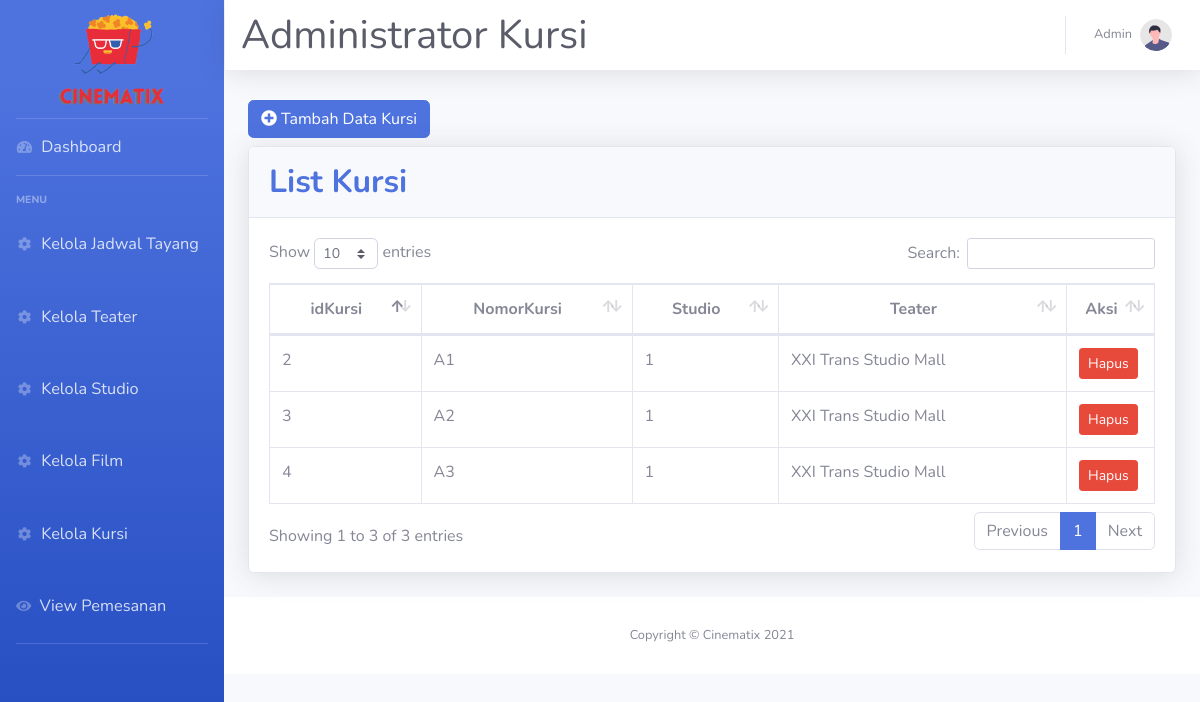
/index.php/kursi, run on an earlier commit of the app's database.
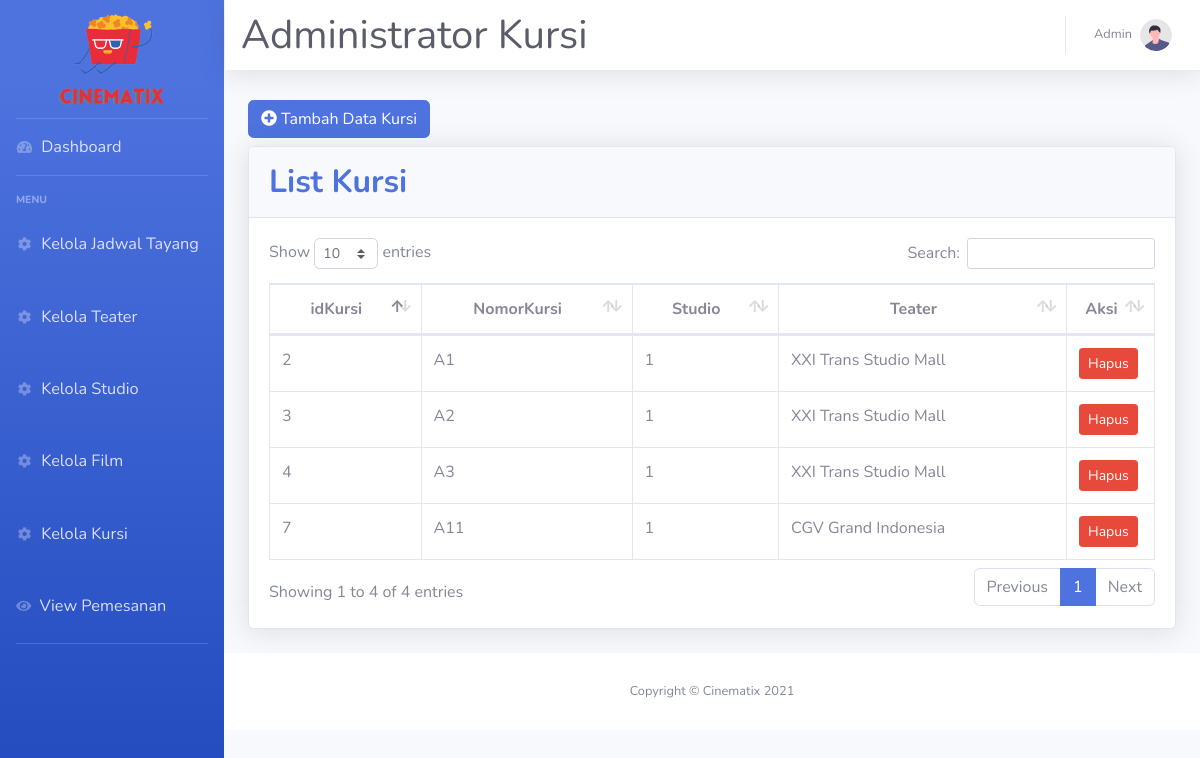
And on a later commit of the database.
### tables this page shows
CREATE TABLE `kursi` (
  `idKursi` int(5) NOT NULL,
  `NomorKursi` varchar(3) NOT NULL,
  `idStudio` varchar(5) NOT NULL
);

CREATE TABLE `studio` (
  `idStudio` varchar(5) NOT NULL,
  `NomorStudio` varchar(2) NOT NULL,
  `TipeStudio` varchar(10) NOT NULL,
  `idTeater` varchar(5) NOT NULL
);

CREATE TABLE `teater` (
  `idTeater` varchar(5) NOT NULL,
  `NamaTeater` varchar(50) NOT NULL,
  `image` varchar(128) NOT NULL
);

### application/controllers/Kursi.php (called while the page is built, shortened)
<?php
class Kursi extends CI_Controller
{
    public function __construct()
    {
        $this->load->library('form_validation');
        $this->load->model('Kursi_Model');
        $this->load->model('Studio_Model');
        $this->load->helper('form');
    }
    public function index()
    {
        $data['judul'] = 'Kursi';
        $data['kursi'] = $this->Kursi_Model->getAllKursi();
        $data['studio'] = $this->Studio_Model->getAllStudio();
        $this->load->view('templates/header_admin.php', $data);
        $this->load->view('Admin/KelolaKursi.php', $data);
        $this->load->view('templates/footer_admin.php');
    }
}

### index.php (called while the page is built, shortened)
<?php
require_once BASEPATH.'core/CodeIgniter.php';

### application/models/Kursi_Model.php (called while the page is built, shortened)
<?php
class Kursi_Model extends CI_model {
    public function getAllKursi(){
        $this->db->select('kursi.*,studio.NomorStudio as nostudio, teater.NamaTeater as namateater');
        $this->db->from('kursi');
        $this->db->join('studio','studio.idStudio = kursi.idStudio');
        $this->db->join('teater','studio.idTeater = teater.idTeater');
        return $this->db->get()->result_array();
    }
}

### application/views/Admin/KelolaKursi.php (the view, shortened to what this page needs)
<div class="container-fluid" style="margin-top:100px">
<div class="row">
    <div class="col-md-6">
        <a href="" class="btn btn-primary addKursibtn mb-2" data-toggle="modal" data-target="#kursiModal"><i class="fa fa-plus-circle mr-1"></i>Tambah Data Kursi</a>
    </div>
</div>
<div class="card shadow mb-4">
    <div class="card-header py-3">
        <h2 class="m-0 font-weight-bold text-primary">List Kursi</h2>
    </div>
    <div class="card-body">
        <div class="table-responsive">
            <table class="table table-bordered" id="dataTable" width="100%" cellspacing="0" >
                <thead style="text-align:center;">
                    <tr>
                        <th>idKursi</th>
                        <th>NomorKursi</th>
                        <th>Studio</th>
                        <th>Teater</th>
                        <th width="45px">Aksi</th>
                    </tr>
                </thead>
                <tbody>
                <?php if(empty($kursi)): ?>
                    <tr>
                        <td colspan="5" align="center">No data has been created</td>
                    </tr>
                <?php else : ?>
                    <?php foreach ($kursi as $kr) : ?>
                    <tr>
                        <td><?= $kr['idKursi']; ?></td>
                        <td><?= $kr['NomorKursi']; ?></td>
                        <td><?= $kr['nostudio']; ?></td>
                        <td><?= $kr['namateater']; ?></td>
                        <td >
                        <a href="<?= base_url(); ?>Kursi/delKursi/<?= $kr['idKursi']; ?>" class="btn btn-danger btn-icon-split btn-sm delKursibtn" onclick="return confirm('Apakah Anda yakin untuk menghapus data ini ?');">
                            <span class="text">Hapus</span>
                        </a>
                        </td>
                    </tr>
                    <?php endforeach; ?>
                <?php endif; ?>
                </tbody>
            </table>
        </div>
    </div>
</div>
</div>
</div>

What changed in the data, as far as the page shows it:
added kursi: idKursi "7", NomorKursi "A11", idStudio.NomorStudio "1", teater.NamaTeater "CGV Grand Indonesia"
Also different on the page:
text written by a page script: "Show entries Search: Showing 1 to 3 of 3 entries Previous 1 Next" → "Show entries Search: Showing 1 to 4 of 4 entries Previous 1 Next"
